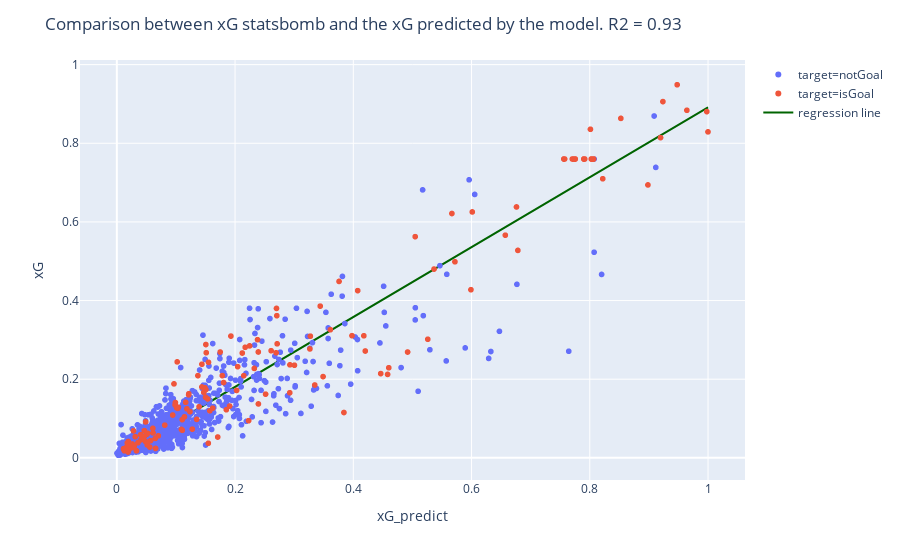

The notebook cell saved with this chart:
### Markdown cell above
## Obtain xG predictions and comparision between StatsBomb xG

### Code cell
def obtain_xG_predictions(model, new_df, new_df_preprocess):
    proba_predict = model.predict_proba(np.array(new_df_preprocess.iloc[:,:-1]))
    xG_predictions = proba_predict[:,1]
    new_df_predictions = pd.concat([new_df.reset_index(drop=True), 
                                    pd.DataFrame(xG_predictions, columns=['xG_predict']).reset_index(drop=True)], axis=1)
    # Ajuste xG y xG_predict (R2)
    lr = LinearRegression()
    lr.fit(np.array(new_df_predictions['xG_predict']).reshape(-1,1), new_df_predictions['xG'])
    r2 = lr.score(np.array(new_df_predictions['xG_predict']).reshape(-1,1), new_df_predictions['xG'])
    lr_predict = lr.predict(np.vstack(new_df_predictions['xG_predict']))
    
    fig = px.scatter(new_df_predictions, x='xG_predict', y='xG', color='target')
    fig.add_traces(go.Scatter(x = new_df_predictions['xG_predict'], y = lr_predict.tolist(), name='regression line', 
                              line = dict(color='darkgreen')))
    fig.update_layout(title = 'Comparison between xG statsbomb and the xG predicted by the model. R2 = ' + str(round(r2, 2)))
    fig.show()
    return new_df_predictions


df_predictions = obtain_xG_predictions(logit_model_ohe, new_df, new_df_preprocess_ohe)

### Figure 1 — Plotly figure (JSON) as saved in the notebook; plotly's stock layout.template omitted (floating-point values rounded to 4 significant figures; data arrays with more than 128 entries replaced by an {"elided": "..."} marker saying what was removed)
{"data": [{"hoverlabel": {"namelength": 0}, "hovertemplate": "target=notGoal<br>xG_predict=%{x}<br>xG=%{y}", "legendgroup": "target=notGoal", "marker": {"color": "#636efa", "symbol": "circle"}, "mode": "markers", "name": "target=notGoal", "showlegend": true, "type": "scattergl", "x": {"elided": "1512 float values"}, "xaxis": "x", "y": {"elided": "1512 float values"}, "yaxis": "y"}, {"hoverlabel": {"namelength": 0}, "hovertemplate": "target=isGoal<br>xG_predict=%{x}<br>xG=%{y}", "legendgroup": "target=isGoal", "marker": {"color": "#EF553B", "symbol": "circle"}, "mode": "markers", "name": "target=isGoal", "showlegend": true, "type": "scattergl", "x": {"elided": "181 float values"}, "xaxis": "x", "y": {"elided": "181 float values"}, "yaxis": "y"}, {"line": {"color": "darkgreen"}, "name": "regression line", "type": "scatter", "x": {"elided": "1693 float values"}, "y": {"elided": "1693 float values"}}], "layout": {"legend": {"tracegroupgap": 0}, "margin": {"t": 60}, "title": {"text": "Comparison between xG statsbomb and the xG predicted by the model. R2 = 0.93"}, "xaxis": {"anchor": "y", "domain": [0, 1], "title": {"text": "xG_predict"}}, "yaxis": {"anchor": "x", "domain": [0, 1], "title": {"text": "xG"}}}}
